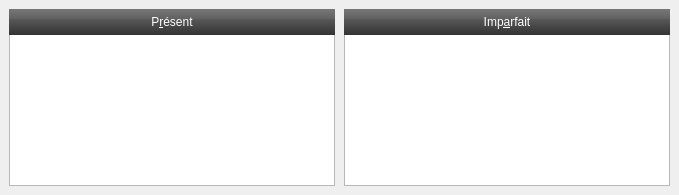
   <widget class="QWidget" name="pageIndicatif1">
    <attribute name="title">
     <string>&amp;Indicatif ₁</string>
    </attribute>
    <widget class="QTextBrowser" name="navigateurIndicatifPresent">
     <property name="geometry">
      <rect>
       <x>9</x>
       <y>34</y>
       <width>326</width>
       <height>152</height>
      </rect>
     </property>
     <property name="lineWrapMode">
      <enum>QTextEdit::NoWrap</enum>
     </property>
    </widget>
    <widget class="QLabel" name="etiquetteIndicatifPresent">
     <property name="geometry">
      <rect>
       <x>9</x>
       <y>9</y>
       <width>326</width>
       <height>26</height>
      </rect>
     </property>
     <property name="palette">
      <palette>
       <active>
        <colorrole role="WindowText">
         <brush brushstyle="SolidPattern">
          <color alpha="255">
           <red>255</red>
           <green>255</green>
           <blue>255</blue>
          </color>
         </brush>
        </colorrole>
        <colorrole role="Button">
         <brush brushstyle="LinearGradientPattern">
          <gradient startx="0.000000000000000" starty="0.000000000000000" endx="0.000000000000000" endy="1.000000000000000" type="LinearGradient" spread="PadSpread" coordinatemode="ObjectBoundingMode">
           <gradientstop position="0.000000000000000">
            <color alpha="255">
             <red>119</red>
             <green>119</green>
             <blue>119</blue>
            </color>
           </gradientstop>
           <gradientstop position="0.400000000000000">
            <color alpha="255">
             <red>96</red>
             <green>96</green>
             <blue>96</blue>
            </color>
           </gradientstop>
           <gradientstop position="0.401000000000000">
            <color alpha="255">
             <red>87</red>
             <green>87</green>
             <blue>87</blue>
            </color>
           </gradientstop>
           <gradientstop position="1.000000000000000">
            <color alpha="255">
             <red>51</red>
             <green>51</green>
             <blue>51</blue>
            </color>
           </gradientstop>
          </gradient>
         </brush>
        </colorrole>
        <colorrole role="Base">
         <brush brushstyle="LinearGradientPattern">
          <gradient startx="0.000000000000000" starty="0.000000000000000" endx="0.000000000000000" endy="1.000000000000000" type="LinearGradient" spread="PadSpread" coordinatemode="ObjectBoundingMode">
           <gradientstop position="0.000000000000000">
            <color alpha="255">
             <red>119</red>
             <green>119</green>
             <blue>119</blue>
            </color>
           </gradientstop>
           <gradientstop position="0.400000000000000">
            <color alpha="255">
             <red>96</red>
             <green>96</green>
             <blue>96</blue>
            </color>
           </gradientstop>
           <gradientstop position="0.401000000000000">
            <color alpha="255">
             <red>87</red>
             <green>87</green>
             <blue>87</blue>
            </color>
           </gradientstop>
           <gradientstop position="1.000000000000000">
            <color alpha="255">
             <red>51</red>
             <green>51</green>
             <blue>51</blue>
            </color>
           </gradientstop>
          </gradient>
         </brush>
        </colorrole>
        <colorrole role="Window">
         <brush brushstyle="LinearGradientPattern">
          <gradient startx="0.000000000000000" starty="0.000000000000000" endx="0.000000000000000" endy="1.000000000000000" type="LinearGradient" spread="PadSpread" coordinatemode="ObjectBoundingMode">
           <gradientstop position="0.000000000000000">
            <color alpha="255">
             <red>119</red>
             <green>119</green>
             <blue>119</blue>
            </color>
           </gradientstop>
           <gradientstop position="0.400000000000000">
            <color alpha="255">
             <red>96</red>
             <green>96</green>
             <blue>96</blue>
            </color>
           </gradientstop>
           <gradientstop position="0.401000000000000">
            <color alpha="255">
             <red>87</red>
             <green>87</green>
             <blue>87</blue>
            </color>
           </gradientstop>
           <gradientstop position="1.000000000000000">
            <color alpha="255">
             <red>51</red>
             <green>51</green>
             <blue>51</blue>
            </color>
           </gradientstop>
          </gradient>
         </brush>
        </colorrole>
       </active>
       <inactive>
        <colorrole role="WindowText">
         <brush brushstyle="SolidPattern">
          <color alpha="255">
           <red>255</red>
           <green>255</green>
           <blue>255</blue>
          </color>
         </brush>
        </colorrole>
        <colorrole role="Button">
         <brush brushstyle="LinearGradientPattern">
          <gradient startx="0.000000000000000" starty="0.000000000000000" endx="0.000000000000000" endy="1.000000000000000" type="LinearGradient" spread="PadSpread" coordinatemode="ObjectBoundingMode">
           <gradientstop position="0.000000000000000">
            <color alpha="255">
             <red>119</red>
             <green>119</green>
             <blue>119</blue>
            </color>
           </gradientstop>
           <gradientstop position="0.400000000000000">
            <color alpha="255">
             <red>96</red>
             <green>96</green>
             <blue>96</blue>
            </color>
           </gradientstop>
           <gradientstop position="0.401000000000000">
            <color alpha="255">
             <red>87</red>
             <green>87</green>
             <blue>87</blue>
            </color>
           </gradientstop>
           <gradientstop position="1.000000000000000">
            <color alpha="255">
             <red>51</red>
             <green>51</green>
             <blue>51</blue>
            </color>
           </gradientstop>
          </gradient>
         </brush>
        </colorrole>
        <colorrole role="Base">
         <brush brushstyle="LinearGradientPattern">
          <gradient startx="0.000000000000000" starty="0.000000000000000" endx="0.000000000000000" endy="1.000000000000000" type="LinearGradient" spread="PadSpread" coordinatemode="ObjectBoundingMode">
           <gradientstop position="0.000000000000000">
            <color alpha="255">
             <red>119</red>
             <green>119</green>
             <blue>119</blue>
            </color>
           </gradientstop>
           <gradientstop position="0.400000000000000">
            <color alpha="255">
             <red>96</red>
             <green>96</green>
             <blue>96</blue>
            </color>
           </gradientstop>
           <gradientstop position="0.401000000000000">
            <color alpha="255">
             <red>87</red>
             <green>87</green>
             <blue>87</blue>
            </color>
           </gradientstop>
           <gradientstop position="1.000000000000000">
            <color alpha="255">
             <red>51</red>
             <green>51</green>
             <blue>51</blue>
            </color>
           </gradientstop>
          </gradient>
         </brush>
        </colorrole>
        <colorrole role="Window">
         <brush brushstyle="LinearGradientPattern">
          <gradient startx="0.000000000000000" starty="0.000000000000000" endx="0.000000000000000" endy="1.000000000000000" type="LinearGradient" spread="PadSpread" coordinatemode="ObjectBoundingMode">
           <gradientstop position="0.000000000000000">
            <color alpha="255">
             <red>119</red>
             <green>119</green>
             <blue>119</blue>
            </color>
           </gradientstop>
           <gradientstop position="0.400000000000000">
            <color alpha="255">
             <red>96</red>
             <green>96</green>
             <blue>96</blue>
            </color>
           </gradientstop>
           <gradientstop position="0.401000000000000">
            <color alpha="255">
             <red>87</red>
             <green>87</green>
             <blue>87</blue>
            </color>
           </gradientstop>
           <gradientstop position="1.000000000000000">
            <color alpha="255">
             <red>51</red>
             <green>51</green>
             <blue>51</blue>
            </color>
           </gradientstop>
          </gradient>
         </brush>
        </colorrole>
       </inactive>
       <disabled>
        <colorrole role="WindowText">
         <brush brushstyle="SolidPattern">
          <color alpha="255">
           <red>119</red>
           <green>121</green>
           <blue>123</blue>
          </color>
         </brush>
        </colorrole>
        <colorrole role="Button">
         <brush brushstyle="LinearGradientPattern">
          <gradient startx="0.000000000000000" starty="0.000000000000000" endx="0.000000000000000" endy="1.000000000000000" type="LinearGradient" spread="PadSpread" coordinatemode="ObjectBoundingMode">
           <gradientstop position="0.000000000000000">
            <color alpha="255">
             <red>119</red>
             <green>119</green>
             <blue>119</blue>
            </color>
           </gradientstop>
           <gradientstop position="0.400000000000000">
            <color alpha="255">
             <red>96</red>
             <green>96</green>
             <blue>96</blue>
            </color>
           </gradientstop>
           <gradientstop position="0.401000000000000">
            <color alpha="255">
             <red>87</red>
             <green>87</green>
             <blue>87</blue>
            </color>
           </gradientstop>
           <gradientstop position="1.000000000000000">
            <color alpha="255">
             <red>51</red>
             <green>51</green>
             <blue>51</blue>
            </color>
           </gradientstop>
          </gradient>
         </brush>
        </colorrole>
        <colorrole role="Base">
         <brush brushstyle="LinearGradientPattern">
          <gradient startx="0.000000000000000" starty="0.000000000000000" endx="0.000000000000000" endy="1.000000000000000" type="LinearGradient" spread="PadSpread" coordinatemode="ObjectBoundingMode">
           <gradientstop position="0.000000000000000">
            <color alpha="255">
             <red>119</red>
             <green>119</green>
             <blue>119</blue>
            </color>
           </gradientstop>
           <gradientstop position="0.400000000000000">
            <color alpha="255">
             <red>96</red>
             <green>96</green>
             <blue>96</blue>
            </color>
           </gradientstop>
           <gradientstop position="0.401000000000000">
            <color alpha="255">
             <red>87</red>
             <green>87</green>
             <blue>87</blue>
            </color>
           </gradientstop>
           <gradientstop position="1.000000000000000">
            <color alpha="255">
             <red>51</red>
             <green>51</green>
             <blue>51</blue>
            </color>
           </gradientstop>
          </gradient>
         </brush>
        </colorrole>
        <colorrole role="Window">
         <brush brushstyle="LinearGradientPattern">
          <gradient startx="0.000000000000000" starty="0.000000000000000" endx="0.000000000000000" endy="1.000000000000000" type="LinearGradient" spread="PadSpread" coordinatemode="ObjectBoundingMode">
           <gradientstop position="0.000000000000000">
            <color alpha="255">
             <red>119</red>
             <green>119</green>
             <blue>119</blue>
            </color>
           </gradientstop>
           <gradientstop position="0.400000000000000">
            <color alpha="255">
             <red>96</red>
             <green>96</green>
             <blue>96</blue>
            </color>
           </gradientstop>
           <gradientstop position="0.401000000000000">
            <color alpha="255">
             <red>87</red>
             <green>87</green>
             <blue>87</blue>
            </color>
           </gradientstop>
           <gradientstop position="1.000000000000000">
            <color alpha="255">
             <red>51</red>
             <green>51</green>
             <blue>51</blue>
            </color>
           </gradientstop>
          </gradient>
         </brush>
        </colorrole>
       </disabled>
      </palette>
     </property>
     <property name="styleSheet">
      <string>background-color: qlineargradient(x1: 0, y1: 0, x2: 0.0, y2: 1.0, stop: 0 #777777, stop: 0.4 #606060, stop: 0.401 #575757, stop: 1 #333333);</string>
     </property>
     <property name="text">
      <string>P&amp;résent</string>
     </property>
     <property name="alignment">
      <set>Qt::AlignCenter</set>
     </property>
     <property name="buddy">
      <cstring>navigateurIndicatifPresent</cstring>
     </property>
    </widget>
    <widget class="QLabel" name="etiquetteIndicatifImparfait">
     <property name="geometry">
      <rect>
       <x>344</x>
       <y>9</y>
       <width>326</width>
       <height>26</height>
      </rect>
     </property>
     <property name="palette">
      <palette>
       <active>
        <colorrole role="WindowText">
         <brush brushstyle="SolidPattern">
          <color alpha="255">
           <red>255</red>
           <green>255</green>
           <blue>255</blue>
          </color>
         </brush>
        </colorrole>
        <colorrole role="Button">
         <brush brushstyle="LinearGradientPattern">
          <gradient startx="0.000000000000000" starty="0.000000000000000" endx="0.000000000000000" endy="1.000000000000000" type="LinearGradient" spread="PadSpread" coordinatemode="ObjectBoundingMode">
           <gradientstop position="0.000000000000000">
            <color alpha="255">
             <red>119</red>
             <green>119</green>
             <blue>119</blue>
            </color>
           </gradientstop>
           <gradientstop position="0.400000000000000">
            <color alpha="255">
             <red>96</red>
             <green>96</green>
             <blue>96</blue>
            </color>
           </gradientstop>
           <gradientstop position="0.401000000000000">
            <color alpha="255">
             <red>87</red>
             <green>87</green>
             <blue>87</blue>
            </color>
           </gradientstop>
           <gradientstop position="1.000000000000000">
            <color alpha="255">
             <red>51</red>
             <green>51</green>
             <blue>51</blue>
            </color>
           </gradientstop>
          </gradient>
         </brush>
        </colorrole>
        <colorrole role="Base">
         <brush brushstyle="LinearGradientPattern">
          <gradient startx="0.000000000000000" starty="0.000000000000000" endx="0.000000000000000" endy="1.000000000000000" type="LinearGradient" spread="PadSpread" coordinatemode="ObjectBoundingMode">
           <gradientstop position="0.000000000000000">
            <color alpha="255">
             <red>119</red>
             <green>119</green>
             <blue>119</blue>
            </color>
           </gradientstop>
           <gradientstop position="0.400000000000000">
            <color alpha="255">
             <red>96</red>
             <green>96</green>
             <blue>96</blue>
            </color>
           </gradientstop>
           <gradientstop position="0.401000000000000">
            <color alpha="255">
             <red>87</red>
             <green>87</green>
             <blue>87</blue>
            </color>
           </gradientstop>
           <gradientstop position="1.000000000000000">
            <color alpha="255">
             <red>51</red>
             <green>51</green>
             <blue>51</blue>
            </color>
           </gradientstop>
          </gradient>
         </brush>
        </colorrole>
        <colorrole role="Window">
         <brush brushstyle="LinearGradientPattern">
          <gradient startx="0.000000000000000" starty="0.000000000000000" endx="0.000000000000000" endy="1.000000000000000" type="LinearGradient" spread="PadSpread" coordinatemode="ObjectBoundingMode">
           <gradientstop position="0.000000000000000">
            <color alpha="255">
             <red>119</red>
             <green>119</green>
             <blue>119</blue>
            </color>
           </gradientstop>
           <gradientstop position="0.400000000000000">
            <color alpha="255">
             <red>96</red>
             <green>96</green>
             <blue>96</blue>
            </color>
           </gradientstop>
           <gradientstop position="0.401000000000000">
            <color alpha="255">
             <red>87</red>
             <green>87</green>
             <blue>87</blue>
            </color>
           </gradientstop>
           <gradientstop position="1.000000000000000">
            <color alpha="255">
             <red>51</red>
             <green>51</green>
             <blue>51</blue>
            </color>
           </gradientstop>
          </gradient>
         </brush>
        </colorrole>
       </active>
       <inactive>
        <colorrole role="WindowText">
         <brush brushstyle="SolidPattern">
          <color alpha="255">
           <red>255</red>
           <green>255</green>
           <blue>255</blue>
          </color>
         </brush>
        </colorrole>
        <colorrole role="Button">
         <brush brushstyle="LinearGradientPattern">
          <gradient startx="0.000000000000000" starty="0.000000000000000" endx="0.000000000000000" endy="1.000000000000000" type="LinearGradient" spread="PadSpread" coordinatemode="ObjectBoundingMode">
           <gradientstop position="0.000000000000000">
            <color alpha="255">
             <red>119</red>
             <green>119</green>
             <blue>119</blue>
            </color>
           </gradientstop>
           <gradientstop position="0.400000000000000">
            <color alpha="255">
             <red>96</red>
             <green>96</green>
             <blue>96</blue>
            </color>
           </gradientstop>
           <gradientstop position="0.401000000000000">
            <color alpha="255">
             <red>87</red>
             <green>87</green>
             <blue>87</blue>
            </color>
           </gradientstop>
           <gradientstop position="1.000000000000000">
            <color alpha="255">
             <red>51</red>
             <green>51</green>
             <blue>51</blue>
            </color>
           </gradientstop>
          </gradient>
         </brush>
        </colorrole>
        <colorrole role="Base">
         <brush brushstyle="LinearGradientPattern">
          <gradient startx="0.000000000000000" starty="0.000000000000000" endx="0.000000000000000" endy="1.000000000000000" type="LinearGradient" spread="PadSpread" coordinatemode="ObjectBoundingMode">
           <gradientstop position="0.000000000000000">
            <color alpha="255">
             <red>119</red>
             <green>119</green>
             <blue>119</blue>
            </color>
           </gradientstop>
           <gradientstop position="0.400000000000000">
            <color alpha="255">
             <red>96</red>
             <green>96</green>
             <blue>96</blue>
            </color>
           </gradientstop>
           <gradientstop position="0.401000000000000">
            <color alpha="255">
             <red>87</red>
             <green>87</green>
             <blue>87</blue>
            </color>
           </gradientstop>
           <gradientstop position="1.000000000000000">
            <color alpha="255">
             <red>51</red>
             <green>51</green>
             <blue>51</blue>
            </color>
           </gradientstop>
          </gradient>
         </brush>
        </colorrole>
        <colorrole role="Window">
         <brush brushstyle="LinearGradientPattern">
          <gradient startx="0.000000000000000" starty="0.000000000000000" endx="0.000000000000000" endy="1.000000000000000" type="LinearGradient" spread="PadSpread" coordinatemode="ObjectBoundingMode">
           <gradientstop position="0.000000000000000">
            <color alpha="255">
             <red>119</red>
             <green>119</green>
             <blue>119</blue>
            </color>
           </gradientstop>
           <gradientstop position="0.400000000000000">
            <color alpha="255">
             <red>96</red>
             <green>96</green>
             <blue>96</blue>
            </color>
           </gradientstop>
           <gradientstop position="0.401000000000000">
            <color alpha="255">
             <red>87</red>
             <green>87</green>
             <blue>87</blue>
            </color>
           </gradientstop>
           <gradientstop position="1.000000000000000">
            <color alpha="255">
             <red>51</red>
             <green>51</green>
             <blue>51</blue>
            </color>
           </gradientstop>
          </gradient>
         </brush>
        </colorrole>
       </inactive>
       <disabled>
        <colorrole role="WindowText">
         <brush brushstyle="SolidPattern">
          <color alpha="255">
           <red>119</red>
           <green>121</green>
           <blue>123</blue>
          </color>
         </brush>
        </colorrole>
        <colorrole role="Button">
         <brush brushstyle="LinearGradientPattern">
          <gradient startx="0.000000000000000" starty="0.000000000000000" endx="0.000000000000000" endy="1.000000000000000" type="LinearGradient" spread="PadSpread" coordinatemode="ObjectBoundingMode">
           <gradientstop position="0.000000000000000">
            <color alpha="255">
             <red>119</red>
             <green>119</green>
             <blue>119</blue>
            </color>
           </gradientstop>
           <gradientstop position="0.400000000000000">
            <color alpha="255">
             <red>96</red>
             <green>96</green>
             <blue>96</blue>
            </color>
           </gradientstop>
           <gradientstop position="0.401000000000000">
            <color alpha="255">
             <red>87</red>
             <green>87</green>
             <blue>87</blue>
            </color>
           </gradientstop>
           <gradientstop position="1.000000000000000">
            <color alpha="255">
             <red>51</red>
             <green>51</green>
             <blue>51</blue>
            </color>
           </gradientstop>
          </gradient>
         </brush>
        </colorrole>
        <colorrole role="Base">
         <brush brushstyle="LinearGradientPattern">
          <gradient startx="0.000000000000000" starty="0.000000000000000" endx="0.000000000000000" endy="1.000000000000000" type="LinearGradient" spread="PadSpread" coordinatemode="ObjectBoundingMode">
           <gradientstop position="0.000000000000000">
            <color alpha="255">
             <red>119</red>
             <green>119</green>
             <blue>119</blue>
            </color>
           </gradientstop>
           <gradientstop position="0.400000000000000">
            <color alpha="255">
             <red>96</red>
             <green>96</green>
             <blue>96</blue>
            </color>
           </gradientstop>
           <gradientstop position="0.401000000000000">
            <color alpha="255">
             <red>87</red>
             <green>87</green>
             <blue>87</blue>
            </color>
           </gradientstop>
           <gradientstop position="1.000000000000000">
            <color alpha="255">
             <red>51</red>
             <green>51</green>
             <blue>51</blue>
            </color>
           </gradientstop>
          </gradient>
         </brush>
        </colorrole>
        <colorrole role="Window">
         <brush brushstyle="LinearGradientPattern">
          <gradient startx="0.000000000000000" starty="0.000000000000000" endx="0.000000000000000" endy="1.000000000000000" type="LinearGradient" spread="PadSpread" coordinatemode="ObjectBoundingMode">
           <gradientstop position="0.000000000000000">
            <color alpha="255">
             <red>119</red>
             <green>119</green>
             <blue>119</blue>
            </color>
           </gradientstop>
           <gradientstop position="0.400000000000000">
            <color alpha="255">
             <red>96</red>
             <green>96</green>
             <blue>96</blue>
            </color>
           </gradientstop>
           <gradientstop position="0.401000000000000">
            <color alpha="255">
             <red>87</red>
             <green>87</green>
             <blue>87</blue>
            </color>
           </gradientstop>
           <gradientstop position="1.000000000000000">
            <color alpha="255">
             <red>51</red>
             <green>51</green>
             <blue>51</blue>
            </color>
           </gradientstop>
          </gradient>
         </brush>
        </colorrole>
       </disabled>
      </palette>
     </property>
     <property name="styleSheet">
      <string>background-color: qlineargradient(x1: 0, y1: 0, x2: 0.0, y2: 1.0, stop: 0 #777777, stop: 0.4 #606060, stop: 0.401 #575757, stop: 1 #333333);</string>
     </property>
     <property name="text">
      <string>Imp&amp;arfait</string>
     </property>
     <property name="alignment">
      <set>Qt::AlignCenter</set>
     </property>
     <property name="buddy">
      <cstring>navigateurIndicatifImparfait</cstring>
     </property>
    </widget>
    <widget class="QTextBrowser" name="navigateurIndicatifImparfait">
     <property name="geometry">
      <rect>
       <x>344</x>
       <y>34</y>
       <width>326</width>
       <height>152</height>
      </rect>
     </property>
     <property name="lineWrapMode">
      <enum>QTextEdit::NoWrap</enum>
     </property>
    </widget>
    <zorder>navigateurIndicatifPresent</zorder>
    <zorder>navigateurIndicatifImparfait</zorder>
    <zorder>etiquetteIndicatifPresent</zorder>
    <zorder>etiquetteIndicatifImparfait</zorder>
   </widget>
